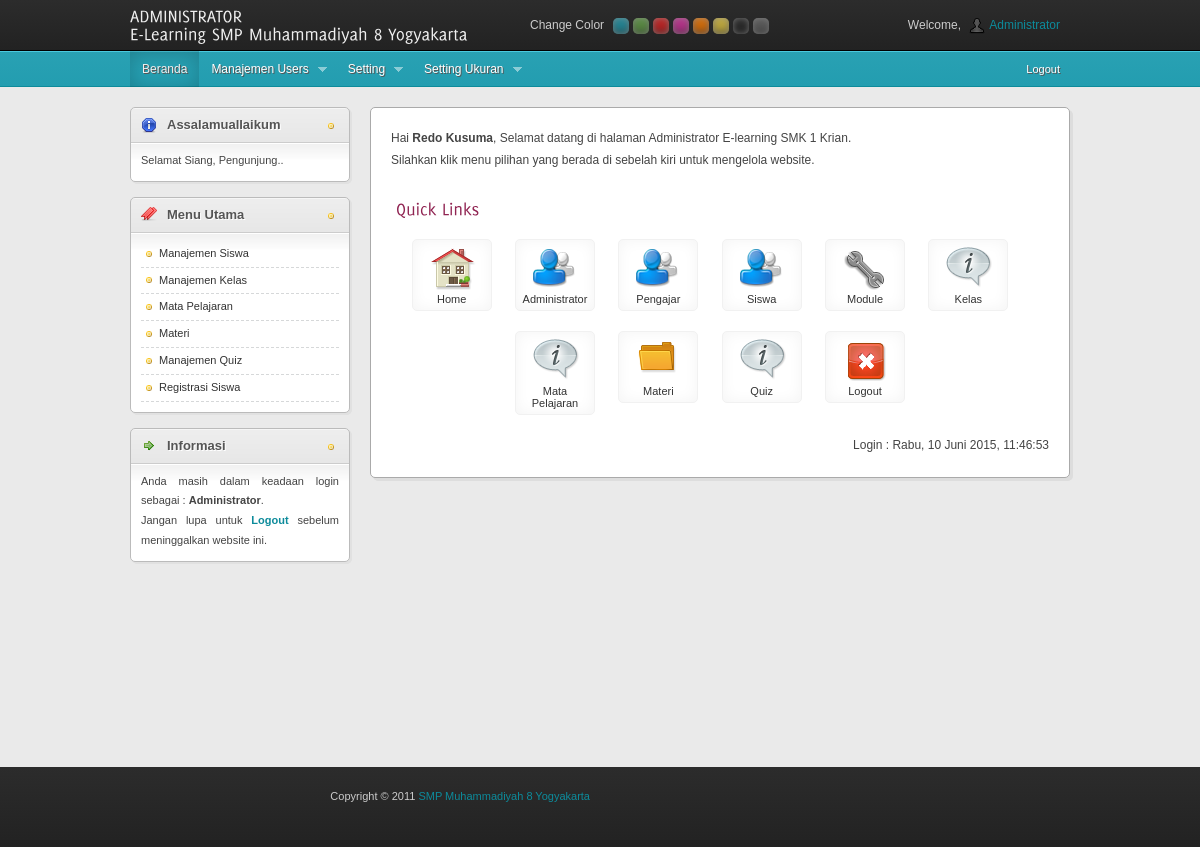
The app's page /administrator/media_admin.php?module=home (signed in) with its own data.
### tables this page shows
CREATE TABLE `modul` (
  `id_modul` int(5) NOT NULL AUTO_INCREMENT,
  `nama_modul` varchar(50) NOT NULL,
  `link` varchar(100) NOT NULL,
  `static_content` text NOT NULL,
  `gambar` varchar(100) NOT NULL,
  `publish` enum('Y','N') NOT NULL DEFAULT 'Y',
  `status` enum('pengajar','admin') NOT NULL,
  `aktif` enum('Y','N') NOT NULL DEFAULT 'Y',
  `urutan` int(5) NOT NULL,
  `link_seo` varchar(50) NOT NULL,
  PRIMARY KEY (`id_modul`)
);

### administrator/menu.php (the view, shortened to what this page needs)
<?php
if ($_SESSION['leveluser']=='admin'){
  $sql=mysql_query("select * from modul where aktif='Y' order by urutan");
  while ($m=mysql_fetch_array($sql)){
    echo "<li class='garisbawah'><a href='$m[link]'>$m[nama_modul]</a></li>";
  }
}
elseif ($_SESSION['leveluser']=='pengajar'){
  $sql=mysql_query("select * from modul where status='pengajar' and aktif='Y' order by urutan");
  while ($m=mysql_fetch_array($sql)){
    echo "<li class='garisbawah'><a href='$m[link]'>$m[nama_modul]</a></li>";
  }
}
?>

### administrator/css/style.css (style rules this page uses)
html,body { height:100% }
body { color:#444;background:#eaeaea;font:12px/1.8 Arial,sans-serif }
a { color:#0d8b9b;text-decoration:none }
.box ul li { padding:0;border-bottom:1px dashed #D6D8D9 }
.box ul li a { padding:3px 5px 3px 18px;color:#333;display:block;background:url(../images/icons/bullet_yellow.png) 0 center no-repeat }

### administrator/css/skins/orange.css (style rules this page uses)
a { color: #f47a20; }

### administrator/css/skins/red.css (style rules this page uses)
a { color: #dd0000; }

### administrator/css/skins/green.css (style rules this page uses)
a { color: #67A54B; }

### administrator/css/skins/purple.css (style rules this page uses)
a { color: #db36a4; }

### administrator/css/skins/yellow.css (style rules this page uses)
a { color: #a5984d; }

### administrator/css/skins/black.css (style rules this page uses)
a { color: #666; }

### administrator/css/skins/gray.css (style rules this page uses)
a { color: #666; }

### records on screen
modul: nama_modul "Manajemen Siswa"
modul: nama_modul "Manajemen Kelas"
modul: nama_modul "Mata Pelajaran"
modul: nama_modul "Materi"
modul: nama_modul "Manajemen Quiz"
modul: nama_modul "Registrasi Siswa"

### other values on screen
$_SESSION[namalengkap] "Redo Kusuma"
$hari_ini "Rabu"
